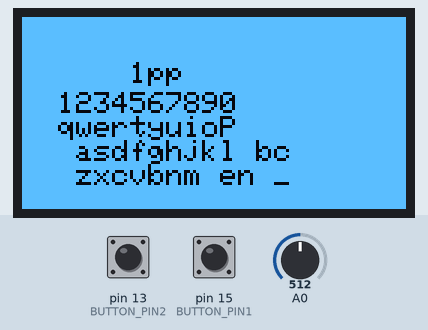
A sketch run on a simulated Arduino Uno, built with avr-gcc and run on an emulated ATmega328P. Shown: 128×64 one-colour display. The test bench sets the inputs (shaded band); at power-on: A0 = 512, pin 13 (BUTTON_PIN2) HIGH, pin 15 (BUTTON_PIN1) HIGH. What the sketch prints to the serial monitor is not drawn.

Above: at 3.2 s.
3.3 s: A0 set to 957
At 3.78 s:
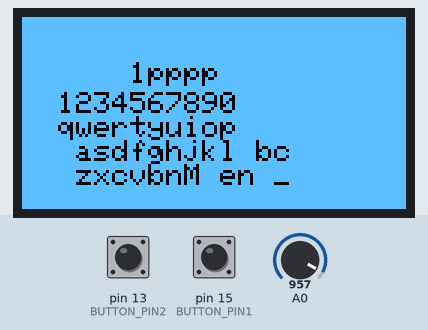
6.3 s: A0 set to 987
At 7.2 s:
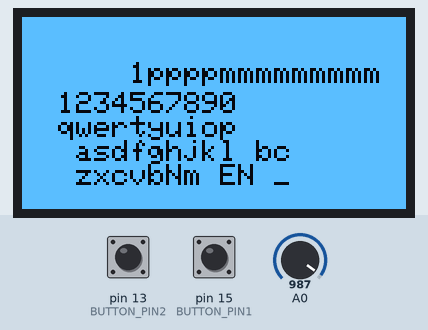
8.1 s: A0 set to 900
At 8.83 s:
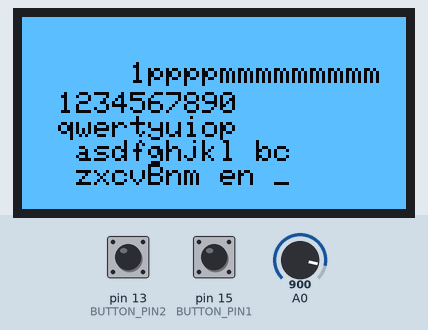
11.1 s: A0 set to 716
At 11.54 s:
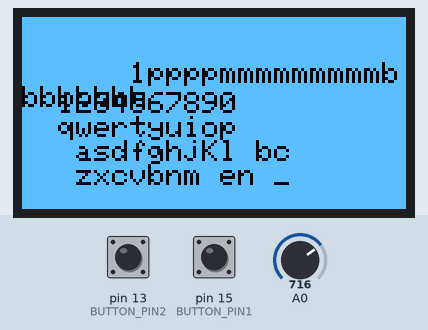
13.8 s: A0 set to 511
At 14.25 s:
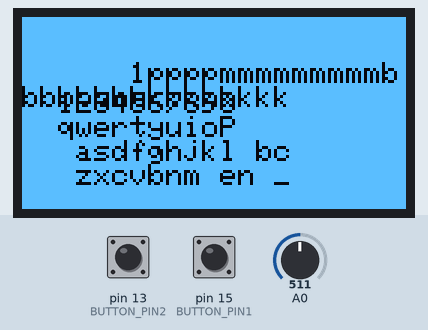
16.6 s: A0 set to 306
At 17.31 s:
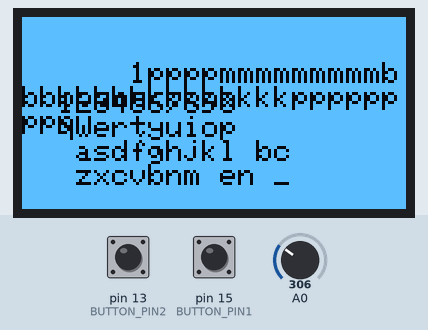
Timing chart, 0 to 19.6 s (numbered marks = the images above; inputs shaded):
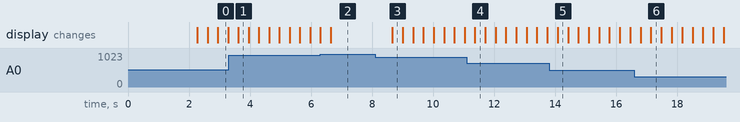

Measured:
- the behaviour switches between 972 and 973 on A0 (found by bisection; images 1 and 2)
- after the input at 3.3 s, the display: changes after 0.31 s (image 1)
- after the input at 6.3 s, the display: first differs from a run without the input after 0.35 s (image 2)
- after the input at 8.1 s, the display: changes after 0.57 s (image 3)
- after the input at 11.1 s, the display: changes after 0.27 s (image 4)
- after the input at 13.8 s, the display: changes after 0.28 s (image 5)
- after the input at 16.6 s, the display: first differs from a run without the input after 0.54 s (image 6)

The sketch:

esp_oled.ino
```cpp
#include <Wire.h>
#include <Adafruit_GFX.h>
#include <Adafruit_SSD1306.h>

#define SCREEN_WIDTH 128
#define SCREEN_HEIGHT 64
#define BUTTON_PIN1 15
#define BUTTON_PIN2 13
int no = 0 ;
int bob=0;
String str = "      ";
const char* ab = "     ";

Adafruit_SSD1306 display(SCREEN_WIDTH, SCREEN_HEIGHT, &Wire, -1);
String key[37] = {
  "1", "2", "3", "4", "5", "6", "7", "8", "9", "0",
  "q", "w", "e", "r", "t", "y", "u", "i", "o", "p",
  "a", "s", "d", "f", "g", "h", "j", "k", "l","",
  "z", "x", "c", "v", "b", "n", "m"
};
String msg[39] = {
  "  -234567890           qwertyuiop            asdfghjkl bc         zxcvbnm en _ ",
  "  1-34567890           qwertyuiop            asdfghjkl bc         zxcvbnm en _  ",
  "  12-4567890           qwertyuiop            asdfghjkl bc         zxcvbnm en _  ",
  "  123-567890           qwertyuiop            asdfghjkl bc         zxcvbnm en _  ",
  "  1234-67890           qwertyuiop            asdfghjkl bc         zxcvbnm en _  ",
  "  12345-7890           qwertyuiop            asdfghjkl bc         zxcvbnm en _  ",
  "  123456-890           qwertyuiop            asdfghjkl bc         zxcvbnm en _  ",
  "  1234567-90           qwertyuiop            asdfghjkl bc         zxcvbnm en _     ",
  "  12345678-0           qwertyuiop            asdfghjkl bc         zxcvbnm en _    ",
  "  123456789-           qwertyuiop            asdfghjkl bc         zxcvbnm en _     ",
  "  1234567890           Qwertyuiop            asdfghjkl bc         zxcvbnm en _     ",
  "  1234567890           qWertyuiop            asdfghjkl bc         zxcvbnm en _     ",
  "  1234567890           qwErtyuiop            asdfghjkl bc         zxcvbnm en _     ",
  "  1234567890           qweRtyuiop            asdfghjkl bc         zxcvbnm en _     ",
  "  1234567890           qwerTyuiop            asdfghjkl bc         zxcvbnm en _     ",
  "  1234567890           qwertYuiop            asdfghjkl bc         zxcvbnm en _     ",
  "  1234567890           qwertyUiop            asdfghjkl bc         zxcvbnm en _     ",
  "  1234567890           qwertyuIop            asdfghjkl bc         zxcvbnm en _     ",
  "  1234567890           qwertyuiOp            asdfghjkl bc         zxcvbnm en _     ",
  "  1234567890           qwertyuioP            asdfghjkl bc         zxcvbnm en _     ",
  "  1234567890           qwertyuiop            Asdfghjkl bc         zxcvbnm en _     ",
  "  1234567890           qwertyuiop            aSdfghjkl bc         zxcvbnm en _     ",
  "  1234567890           qwertyuiop            asDfghjkl bc         zxcvbnm en _     ",
  "  1234567890           qwertyuiop            asdFghjkl bc         zxcvbnm en _     ",
  "  1234567890           qwertyuiop            asdfGhjkl bc         zxcvbnm en _     ",
  "  1234567890           qwertyuiop            asdfgHjkl bc         zxcvbnm en _     ",
  "  1234567890           qwertyuiop            asdfghJkl bc         zxcvbnm en _     ",
  "  1234567890           qwertyuiop            asdfghjKl bc         zxcvbnm en _     ",
  "  1234567890           qwertyuiop            asdfghjkL bc         zxcvbnm en _     ",
  "  1234567890           qwertyuiop            asdfghjkl BC         zxcvbnm en _     ",
  "  1234567890           qwertyuiop            asdfghjkl bc         Zxcvbnm en _     ",
  "  1234567890           qwertyuiop            asdfghjkl bc         zXcvbnm en _     ",
  "  1234567890           qwertyuiop            asdfghjkl bc         zxCvbnm en _     ",
  "  1234567890           qwertyuiop            asdfghjkl bc         zxcVbnm en _     ",
  "  1234567890           qwertyuiop            asdfghjkl bc         zxcvBnm en _     ",
  "  1234567890           qwertyuiop            asdfghjkl bc         zxcvbNm en _     ",
  "  1234567890           qwertyuiop            asdfghjkl bc         zxcvbnM en _     ",
  "  1234567890           qwertyuiop            asdfghjkl bc         zxcvbNm EN _     ",
  "  1234567890           qwertyuiop            asdfghjkl bc         zxcvbnM en --     "

};

void setup() {
  Serial.begin(115200);
  pinMode(BUTTON_PIN1, INPUT_PULLUP);
  pinMode(BUTTON_PIN2, INPUT_PULLUP);

  if (!display.begin(SSD1306_SWITCHCAPVCC, 0x3C)) {
    Serial.println(F("SSD1306 allocation failed"));
    for (;;);
  }
  delay(2000);

  // ✅ Flip OLED along Y-axis (right-left mirror)
  display.ssd1306_command(SSD1306_SEGREMAP); // Reverse left-right mapping
  display.ssd1306_command(SSD1306_COMSCANDEC);    // Keep normal top-bottom mapping
}

void loop() {
  int buttonState1 = digitalRead(BUTTON_PIN1);
  int buttonState2 = digitalRead(BUTTON_PIN2);
  no=analogRead(A0);


  if ((buttonState1 ==1 )){
      Serial.println("high1");
      delay(200);

      if(bob == 29){
        str.remove(str.length() - 1);

        }
      if(bob == 38){
        str += " " ;
        }
      else {
        str += key[bob] ;
      }
    }
  if ((buttonState2 ==0 )){
      Serial.println("high2");
      str.remove(str.length() - 1);

    }

  if (no > 0 && no <= 1024) {
     bob = (no - 1) / 26.25;
    Serial.print("no = ");
    Serial.print(no);
    Serial.print(" → bob = ");
    Serial.println(bob);
  }

  display.clearDisplay();
  display.setTextSize(1);
  display.setTextColor(WHITE);
  display.setCursor(0, 15);
  display.println(str);
  display.setCursor(0, 25);
  display.println(msg[bob]);
  display.invertDisplay(true);
  display.display();
  delay(100);
}
```
